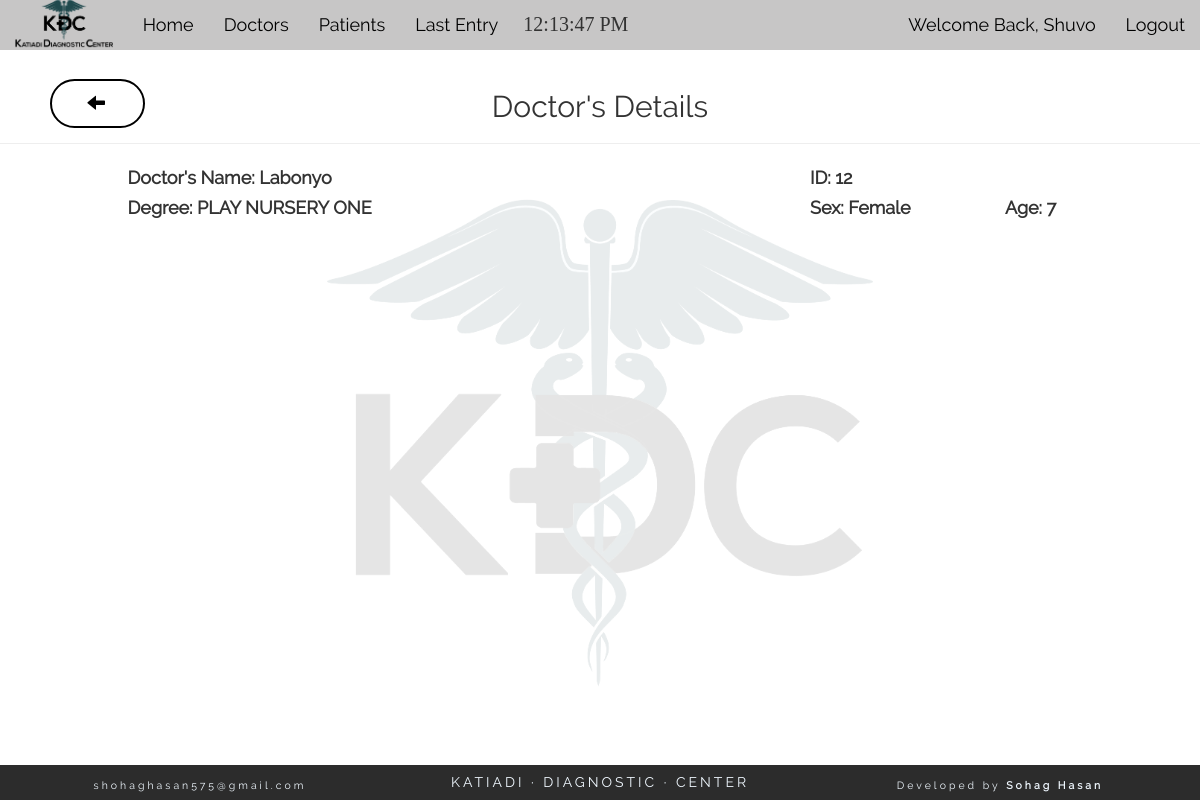
Screenshot of /doc_details.php?d=12 (signed in) with the database file from the repository.
### tables this page shows
CREATE TABLE "doctor" (
	`doctor_id`	INTEGER NOT NULL PRIMARY KEY AUTOINCREMENT,
	`d_name`	varchar(200) NOT NULL,
	`age`	int(11) NOT NULL,
	`sex`	varchar(15) NOT NULL,
	`degree`	varchar(200) NOT NULL,
	`status`	int(1) NOT NULL
);

### doc_details.php (the view, shortened to what this page needs)
<?php
	if(isset($_SESSION['username'])){
	require('config.php');
	$id=$_GET['d'];
	$sel= "SELECT * FROM doctor WHERE doctor_id='$id'";
	$res= $db->query($sel);
	$data=$res-> fetchArray(SQLITE3_ASSOC);
?>
<section class="container-fluid">
	<div class="row" style="position: relative;">
	<h2 class="title text-center">Doctor's Details</h2>
	<hr><div class="col-md-12">
			<a class="back_button" href="javascript: history.go(-1)"><span class="glyphicon glyphicon-arrow-left" aria-hidden="true"></span></a>
		</div>
		<div class="col-md-12">
		<div class="col-md-1"></div>
			<div class="col-md-7">
			<label for=""> Doctor's Name: <?php echo $data['d_name']; ?></label>
			</div>
			<div class="col-md-3">
			<label for="">ID: <?php echo $data['doctor_id']; ?></label>
			</div>
		</div>
		<div class="col-md-12">
		<div class="col-md-1"></div>
			<div class="col-md-7">
			<label for="">Degree: <?php echo $data['degree']; ?></label>
			</div>
			<div class="col-md-2 text-capitalize">
			<label for="">Sex: <?php echo $data['sex']; ?></label>
			</div>
			<div class="col-md-2">
			<label for=""> Age: <?php echo $data['age']; ?></label>
			</div>
		</div>
	</div>
</section>
	<?php get_footer();
	}else{
		header('location: login.php');
	} ?>

### css/style.css (style rules this page uses)
* { font-family: "Raleway-Regular"; }
body { background: url(../pics/bg.png) center center no-repeat; background-size: contain; min-height: 100vh; padding-bottom: 39px; }
a > span { color: black; transition: all ease 400ms; }
.title { font-size: 30px; }
label, a { font-size: 18px !important; line-height: 25px; padding: 0px 5px 0px 0px; }
.back_button { position: absolute; top: -85px; left: 50px; border: 2px solid #000; border-radius: 25px; padding: 10px 35px; text-transform: uppercase; transition: all ease 200ms; letter-spacing: 3px; }

### rows the page displays
doctor: d_name "Labonyo", doctor_id "12", degree "PLAY NURSERY ONE", sex "Female", age "7"

### other values shown
$_SESSION['username'] "Shuvo"
